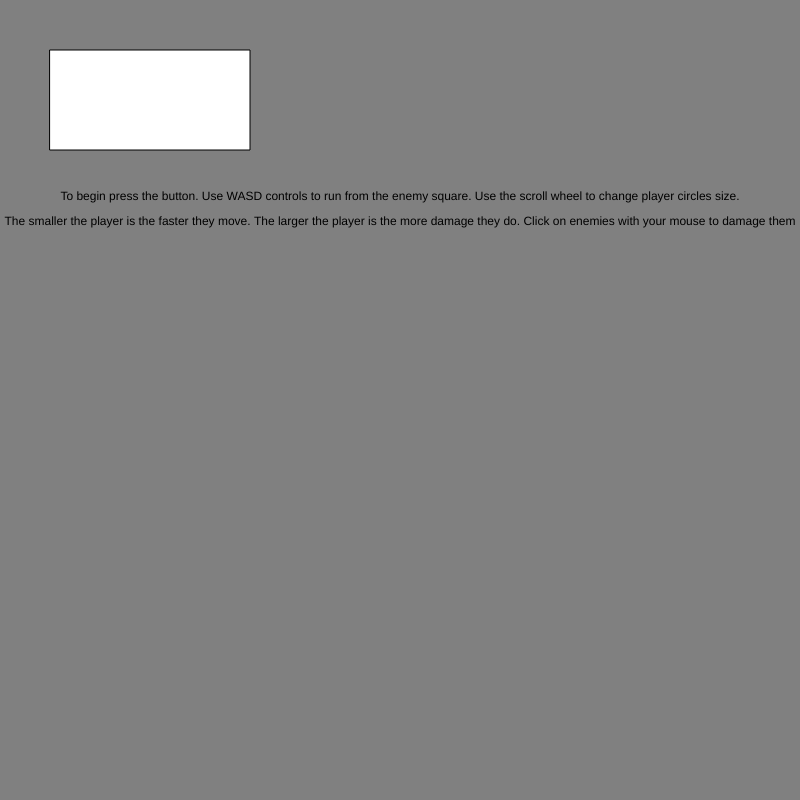
Frame 1 (no input)
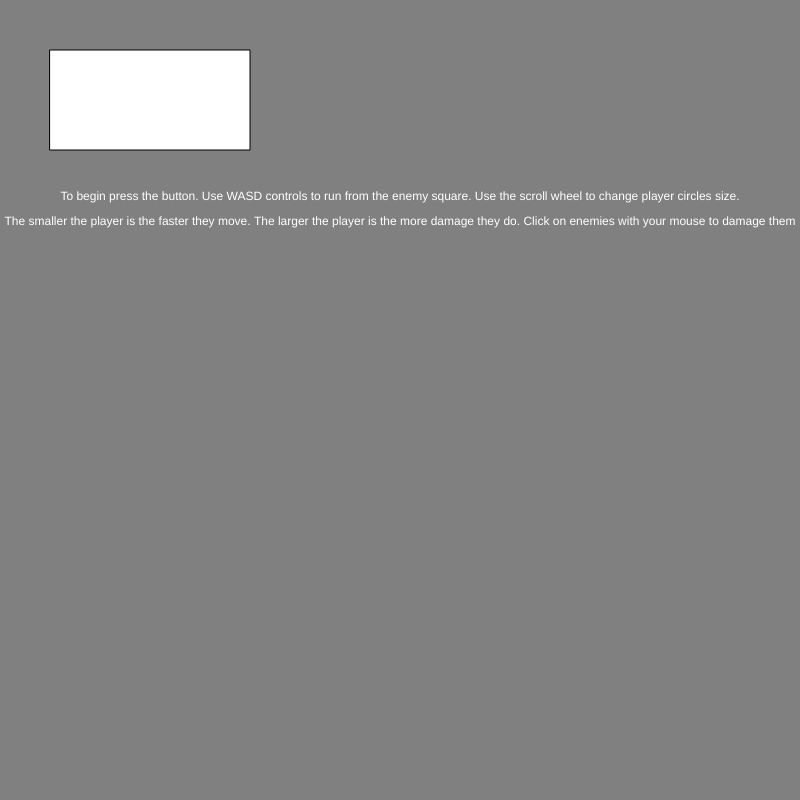
Frame 60 (no input)
Frame 120 (the mouse pressed at the canvas centre since frame 60): identical to frame 60, image omitted

The p5.js sketch that drew these frames (run headless with seeded random() and noise() and a simulated clock; from frame 60 on, the mouse is pressed at the canvas centre):

// p5.js sketch
// ── sketch.js
//Interactive Scene assignment
//for extra for experts I added control to the circles size via the mouse wheel
//Calli Sperrer for compsci 30
//due October 3rd 2025

let playerHP = 100;
let enemyHP = 100;
let damage = 20; //this is the damage the player deals to the enemy
let playerSpeed = 5;
let enemySpeed = 3;
let playerX = 50;
let playerY = 50;
let squareX = 700;
let squareY = 700;
let circleSize = 25;
let squareSize = 50;
let rectX = 50;
let rectY = 50;
let w = 200;
let h = 100;
let state = "startScreen"; // the required state variable

function setup() {
  createCanvas(800, 800);
}

function draw() {
  if (state === "startScreen") {
    background("gray");
    showText();
    showButton();
  }
  if (state === "play") {
    background(240);
    moveCircle();
    showPlayer();
    chasePlayer();
    showEnemy();
  }
  if ( state === "gameOver") {
    background("red");
    showButton();
  }
  if (state === "winScreen") {
    background("green");
  }
}
function showText() {
  if (state === "startScreen") {
    textAlign(CENTER);
    text("To begin press the button. Use WASD controls to run from the enemy square. Use the scroll wheel to change player circles size.", 400, 200);
    textAlign(CENTER);
    text("The smaller the player is the faster they move. The larger the player is the more damage they do. Click on enemies with your mouse to damage them", 400, 225);
  } 
}


//this is to change the circles size
function mouseWheel() {
  if (event.delta > 0) {//scroll up
    circleSize -= 1;
  }
  else { //scroll down
    circleSize +=1;
  }
}
//for wasd controls of the player
function moveCircle() {
  console.log(key);
  if (keyIsDown(87)) {//press w
    playerY -= playerSpeed;
  }
  if (keyIsDown(83)) {//press s
    playerY += playerSpeed;
  }
  if (keyIsDown(68)) {//press d
    playerX += playerSpeed;
  }
  if (keyIsDown(65)) {//press a
    playerX -= playerSpeed;
  }
}

function showPlayer() {
  fill("purple");
  circle(playerX, playerY, circleSize);
}

function showEnemy(){
  fill("red");
  square(squareX, squareY, squareSize);
}

function chasePlayer() {
  if (squareX < playerX) {
    squareX += enemySpeed;
  } 
  if (squareY < playerY) {
    squareY += enemySpeed;
  }
  if (squareX > playerX) {
    squareX -= enemySpeed;
  } 
  if (squareY > playerY) {
    squareY -= enemySpeed;
  }
}

function showButton() {
  fill("white");
  rect(rectX, rectY, w, h);
}

function mousePressed() { // has nested loops
  if (state === "gameOver" || state === "startScreen") {
    if (mouseX >= rectX && mouseX <= rectX + w && mouseY >= rectY && mouseY <= rectY + h) {
      playerX = 50; //resetting the game
      playerY = 50;
      squareX = 700;
      squareY = 700;
      playerHP = 100;
      enemyHP = 100;
      state = "play";
    } 
  }
}


function mouseClicked() {
  if (state === "play") {
    if (mouseX >= squareX && mouseX <= squareX + squareSize && mouseY >= squareY && mouseY <= squareY + squareSize) {
      enemyHP -= damage;
      if (enemyHP <= 0) {
        state = "winScreen";
      }
    }
  }
}



function gotHit() { // has the required nested loop
  if (squareX >= playerX && squareX <= playerX + circleSize && squareY >= playerY && squareY <= playerY + circleSize) {
    playerHP -= 20;
    if (playerHP <= 0) {
      state = "gameOver";
    }
  }
}
